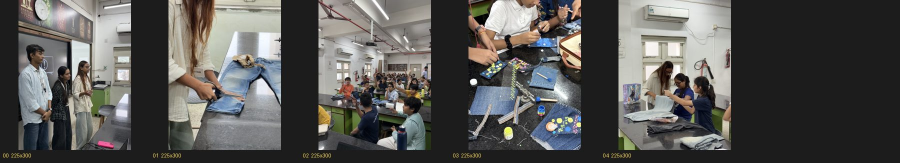
#> input picture carousel_denim/denim_workshop/_contact.jpg, 1800 x 326 px (shown at 1/2 size); its folder holds only this picture in this run
$ python -i compare.py   (imports and definitions only)
#> lines starting #> are read from the running program, lines starting #| are printed output that depends on the picture; after the words box and inside, x2 and y2 are one past the last pixel; in counts of white or black regions, pixels touching at a corner belong together
"""AQ ENGINE — compare: structural reference-vs-recreation measurement.

WHY THIS EXISTS
`ref_metrics.analyze()` returns five GLOBAL scalars (dom_cov, sat, contrast, ink, vdr). Global
statistics are blind to structure: a recreation with the hero bottom-left and a reference with the
hero top-right can score identically. That is precisely why the convergence loop has reported
"error 0.3" on recreations that visually stray badly — the loop had no gradient for WHERE things
are, HOW SPREAD OUT they are, or HOW DETAILED they are.

Measured on the real failure case (c42f94a09f sticker pile vs out/versions/c42f94a09f07cd/v2.png):
the reference is a tight overlapping pile of 11 die-cut stickers with internal detail; the
recreation is a loose spread of flat primitives. Every ref_metrics number was in range.

This module measures the things that actually differ:
  1. OCCUPANCY  — where content sits, how big, centroid, bbox IoU
  2. DISPERSION — radius of gyration: "your pile is spread; the reference is tight"
  3. DETAIL     — edge energy per unit content: "you drew a simpler object than the reference"
  4. PALETTE    — dominant content colors, matched pairwise, with unmatched hues named
  5. SPATIAL    — per-cell occupancy diff: which regions are over/under-filled

and turns each into a DIRECTED CRITIQUE — an actionable instruction, not just a number, so the
next iteration knows what to change. Convergence needs a gradient, not a score.

Usage:
    r = compare.compare("training_samples/reference_posters/x.jpg", "out/versions/x/v2.png")
    print(r["score"]);  [print(c) for c in r["critique"]]
"""
import os
import numpy as np
from PIL import Image, ImageFilter
from collections import Counter

# Common analysis resolution. BOTH images are resampled to this, so what is compared
# is RELATIVE geometry — which is the intent, and why the feed aspect here does not
# bias a square or landscape piece. It DOES mean a comparison between two different
# aspects is distorting both to a common frame: that is fine for "is the mass in the
# same place", and it is exactly why a mockup crop scored against a story canvas is
# not comparable to a same-aspect recreation (see RECREATION_PROTOCOL.md, MOCKUPS).
SIZE = (540, 675)          # feed aspect 4:5


def _load(path, size=SIZE):
    im = Image.open(path).convert("RGB")
    # letterbox-free: just resize to the common analysis canvas; both inputs are the same
    # aspect in practice (1080x1350 feed), and relative geometry is what we compare.
    return im.resize(size, Image.LANCZOS)


def _arrays(im):
    a = np.asarray(im).astype(np.float32)
    lum = a @ np.array([0.299, 0.587, 0.114], dtype=np.float32)
    return a, lum


def _bg_color(a, edge_frac=0.06):
    """The background FIELD, sampled from the canvas edge rather than the whole image.

    THE BUG THIS FIXES (session 10f, agent g2). This was the modal quantized colour of
    every pixel, which assumes the ground is the largest flat area. On a dense poster
    it is not. `eaad68d6305fba` is a warm-yellow riso-textured field carrying big flat
    plates of green, orange and black type: the yellow is TEXTURED, so it scatters
    across many quantization buckets, while the solid black lands in one. Black won
    the mode, the bank recorded `ground: dark [0,0,0]` for a plainly yellow poster,
    and `design.py` would have briefed a builder to make a dark piece from it. Blurring
    first (which content_mask already does for this exact image) only moved the answer
    to the green plate — the mode is simply the wrong question when the design covers
    88% of the canvas.

    The ground is whatever the design has NOT covered, and the place it is most
    reliably exposed is the frame. So: take the modal colour of the outer border ring.
    Falls back to the global mode when the ring is degenerate.
    """
    h, w = a.shape[:2]
    m = max(2, int(round(min(h, w) * edge_frac)))
    ring = np.concatenate([a[:m].reshape(-1, 3), a[-m:].reshape(-1, 3),
                           a[:, :m].reshape(-1, 3), a[:, -m:].reshape(-1, 3)])
    if ring.size:
        q = (ring // 24 * 24)
        common = Counter(map(tuple, q)).most_common(1)[0][0]
        return np.array(common, dtype=np.float32)
    q = (a // 24 * 24).reshape(-1, 3)
    return np.array(Counter(map(tuple, q)).most_common(1)[0][0], dtype=np.float32)


def content_mask(a, tol=46, im=None, denoise=True):
    """Pixels that are NOT the background field. This is 'the design' as opposed to 'the paper'.

    DENOISE matters: several references are riso/paper-textured, and raw grain deviates from the
    modal colour enough to register as CONTENT. Measured on the textured set (64b2248475,
    d375fd7dbc, eaad68d630, 502e07d0eb) that inflated reference coverage so much that clean flat
    AQ renders were reported at 0.26-0.39x area — a false 'CONTENT TOO SMALL' on all four, which
    would have driven the loop to cram the canvas to chase a measurement artifact.
    A small blur before masking averages grain away while leaving real shape edges intact.
    """
    if denoise and im is not None:
        a = np.asarray(im.filter(ImageFilter.GaussianBlur(2.2))).astype(np.float32)
    bg = _bg_color(a)
    d = np.sqrt(((a - bg) ** 2).sum(-1))
    return d > tol


# [31 lines left out: functions _occupancy, _detail, _palette, not called in this run]


_QSTEP = 32          # _palette quantizes with `// 32 * 32`; these must agree.


# [51 lines left out: functions _merge_near, _match_palette, not called in this run]


def _grid_occupancy(mask, gw=9, gh=11):
    H, W = mask.shape
    out = np.zeros((gh, gw), dtype=np.float32)
    for r in range(gh):
        for c in range(gw):
            out[r, c] = mask[r * H // gh:(r + 1) * H // gh, c * W // gw:(c + 1) * W // gw].mean()
    return out


# [10 lines left out: function _name_color, not called in this run]


_ASPECT_WARN = 0.25


# [209 lines left out: functions aspect_gap, compare, find_panels, crop, not called in this run]


def geometry(path, gw=9, gh=11):
    """MEASURE a reference's geometry instead of describing it from memory.

    THE BUG THIS ENCODES (sample 3d846c78, session 10c). Step 1 of the recreation
    protocol is "write a full composition description before any code". I wrote that
    the card grid "sits HIGH, with about twice as much black below it as above".
    Measured, the reference is 1.05 : 1 — essentially centred. v1 happened to land at
    1.04 : 1 and scored 0.18; v2 "fixed" it to 0.51 : 1 and scored 0.405, with bbox
    IoU falling 0.87 -> 0.60. An eyeballed proportion in the written description
    became a confident, wrong instruction to the build.

    The protocol's written inventory is still the right first step — it is what
    catches MISSING ELEMENTS. But proportions are not something to remember; they are
    something to measure, and the machinery was already here.

    Returns a dict and prints a block ready to paste into RECREATION_AUDIT.md.
    """
    im = _load(path)
#> in _load, im is the input picture: PIL image 1800x326 RGB; mean R, G, B 87.5, 86.6, 84.3
#> in _load, `return im.resize(size, Image.LANCZOS)`:
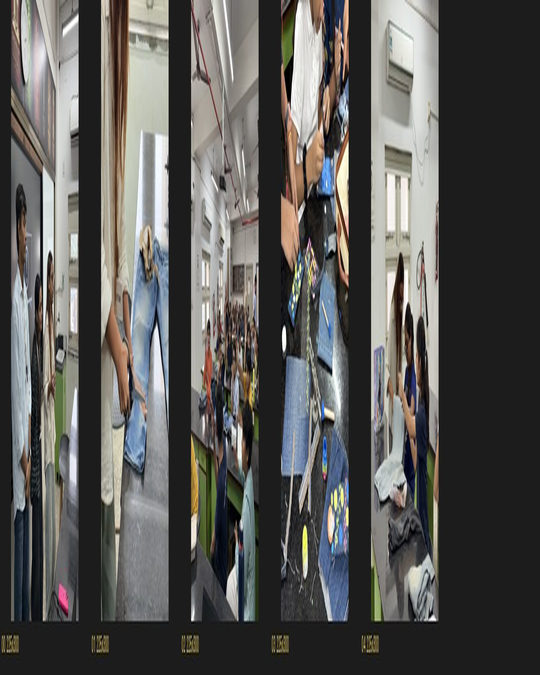
#> returned value: PIL image 540x675 RGB; mean R, G, B 87.5, 86.6, 84.3
    a = _arrays(im)
#> in _arrays, `lum = a @ np.array([0.299, 0.587, 0.114], dtype=np.float32)`:
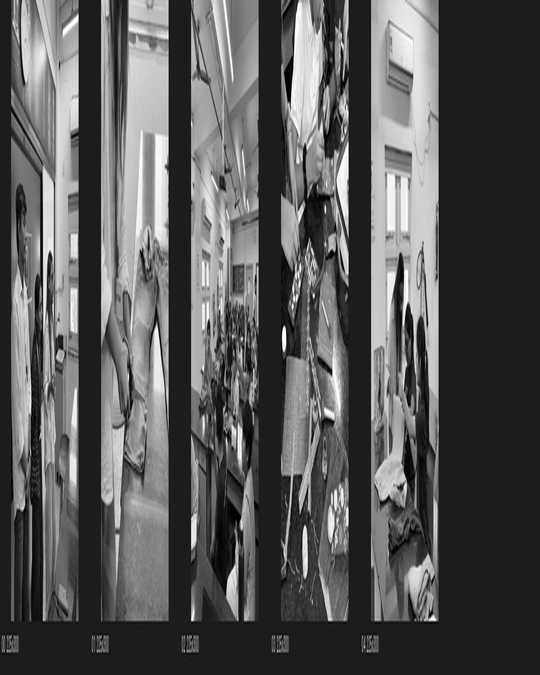
#> lum: shape (675, 540) float32; min 0, max 255, mean 86.6
    if isinstance(a, tuple):
        a = a[0]
    m = content_mask(a, im=im)
#> in content_mask, `a = np.asarray(im.filter(ImageFilter.GaussianBlur(2.2))).astype(np.flo..`:
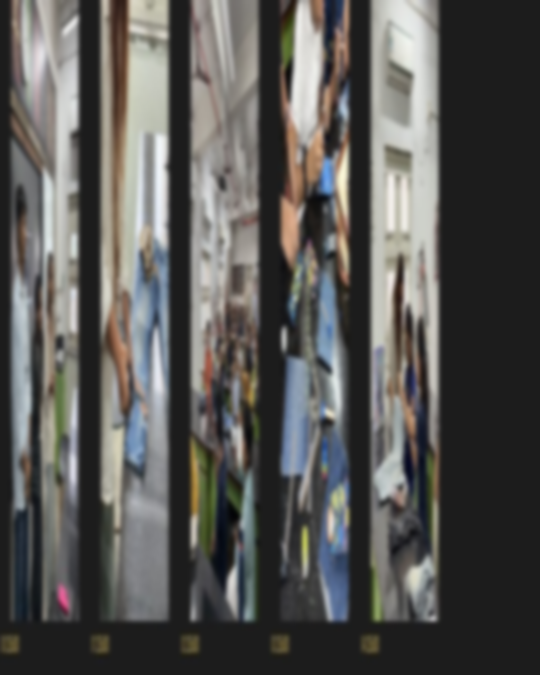
#> a: shape (675, 540, 3) float32; mean R, G, B 87.5, 86.6, 84.3
#> in _bg_color, `common = Counter(map(tuple, q)).most_common(1)[0][0]`: common = (24, 24, 24)
#> in content_mask, `bg = _bg_color(a)`: bg = [24, 24, 24]
#> in content_mask, `d = np.sqrt(((a - bg) ** 2).sum(-1))`:
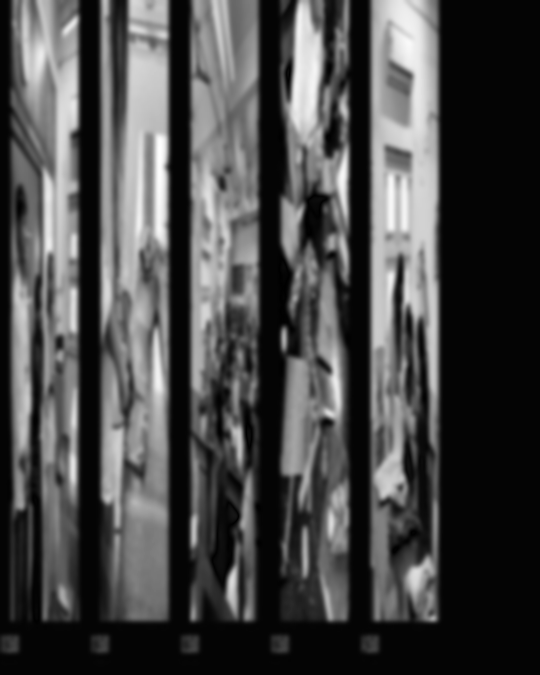
#> d: shape (675, 540) float32; min 0, max 381.7, mean 108.3; drawn with min black and max white
#> in content_mask, `return d > tol`:
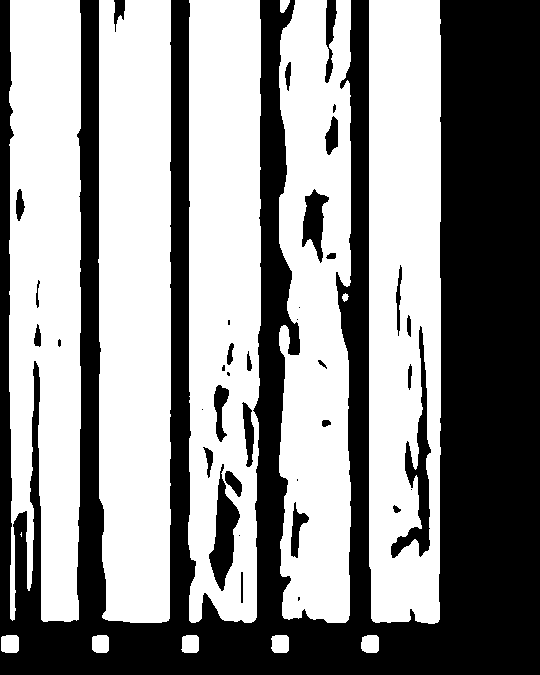
#> returned value: shape (675, 540) bool; 55.9% white; 38 black regions (10 under 20 px), largest, box (x1, y1, x2, y2) and area: (0, 0, 540, 675) 151315, (391, 326, 431, 558) 2412, (209, 464, 240, 591) 1796
    import numpy as _np
    ys, xs = _np.nonzero(m)
    H_, W_ = m.shape
#> H_ = 675; W_ = 540
    if len(xs) == 0:
        return {}
    x0, x1 = xs.min() / W_, xs.max() / W_
#> x0 = 0.00185; x1 = 0.815
    y0, y1 = ys.min() / H_, ys.max() / H_
#> y0 = 0; y1 = 0.966
    cx, cy = xs.mean() / W_, ys.mean() / H_
#> cx = 0.414; cy = 0.448
    occ = _np.asarray(_grid_occupancy(m, gw, gh)).reshape(-1)
#> occ = 99 values, max 0.85 at index 6, min 0 at index 8, mean 0.56
    rows = []
    for r in range(gh):
        rows.append(" ".join(f"{float(occ[r * gw + c]):.2f}" for c in range(gw)))
#> after the loop, rows = 11 items
    out = {
        "content_bbox": (round(x0, 3), round(y0, 3), round(x1, 3), round(y1, 3)),
        "margins": {"left": round(x0, 3), "right": round(1 - x1, 3),
                    "top": round(y0, 3), "bottom": round(1 - y1, 3)},
        "vertical_ratio": round(y0 / max(1e-6, 1 - y1), 2),
        "centroid": (round(cx, 3), round(cy, 3)),
        "coverage": round(float(m.mean()), 3),
        "grid": [float(v) for v in occ],
    }
    print(f"MEASURED GEOMETRY — {os.path.basename(path)}")
    print(f"  content bbox   x {x0:.3f}..{x1:.3f}   y {y0:.3f}..{y1:.3f}")
#|   content bbox   x 0.002..0.815   y 0.000..0.966
    print(f"  margins        L {x0:.3f}  R {1-x1:.3f}  T {y0:.3f}  B {1-y1:.3f}")
#|   margins        L 0.002  R 0.185  T 0.000  B 0.034
    print(f"  vertical ratio {out['vertical_ratio']} : 1  (space above : below)")
#|   vertical ratio 0.0 : 1  (space above : below)
    print(f"  centroid       ({cx:.3f}, {cy:.3f})   coverage {m.mean():.3f}")
#|   centroid       (0.414, 0.448)   coverage 0.559
    print(f"  occupancy {gw}x{gh}:")
    for r in rows:
        print("    " + r)
#> this loop made 11 passes
#|     0.83 0.66 0.83 0.85 0.61 0.73 0.85 0.34 0.00
#|     0.82 0.70 0.85 0.85 0.65 0.77 0.85 0.35 0.00
#|     0.83 0.68 0.85 0.85 0.57 0.76 0.85 0.35 0.00
#|     0.78 0.69 0.85 0.85 0.68 0.59 0.85 0.34 0.00
#|     0.82 0.69 0.85 0.85 0.55 0.73 0.81 0.34 0.00
#|     0.81 0.68 0.85 0.82 0.49 0.73 0.80 0.31 0.00
#|     0.74 0.70 0.85 0.73 0.52 0.80 0.83 0.26 0.00
#|     0.70 0.68 0.84 0.70 0.53 0.82 0.73 0.21 0.00
#> (further printed lines are left out)
    return out


# [20 lines left out: function report, not called in this run]

>>> result = geometry('../carousel_denim/denim_workshop/_contact.jpg')
#> result = 6 items
